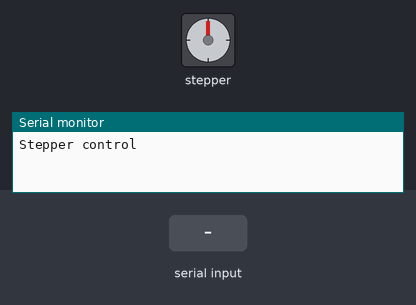
This sketch was run on a simulated Arduino Uno, built with avr-gcc and run on an emulated ATmega328P. On the bench: stepper motor, the last lines printed to the serial monitor. The inputs (shaded band) are chosen by the test bench. Stepper angles assume 2048 steps per turn.

Above: at 1.2 s.
1.3 s: "<30,150>" received over Serial
At 2.4 s:
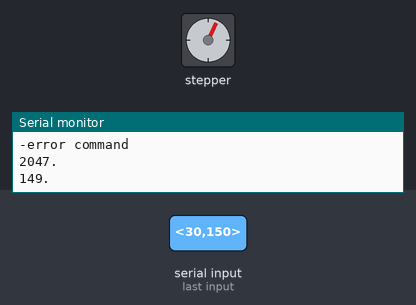
3.4 s: "<90>" received over Serial
At 4.6 s:
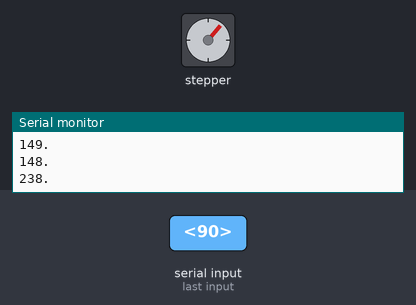
5.3 s: "<200>" received over Serial
At 7.2 s:
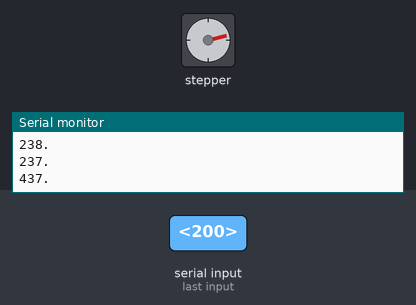
7.5 s: "<90,45>" received over Serial
At 8.8 s:
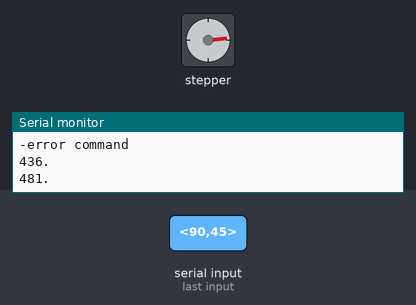
9.3 s: "<S90>" received over Serial
At 10.1 s:
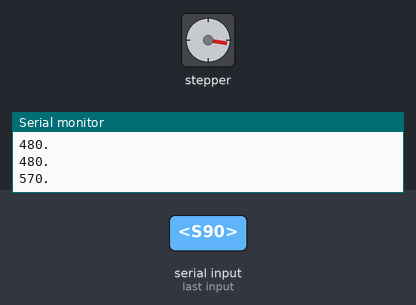
Timing chart, 0 to 12.3 s (numbered marks = the images above; inputs shaded):
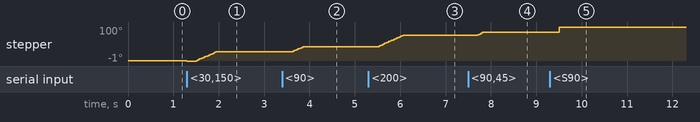

Measured:
- after the input at 3.4 s, stepper: turns 15° clockwise in 0.25 s, starting after 0.20 s
- after the input at 5.3 s, stepper: turns 35° clockwise in 0.57 s, starting after 0.20 s
- after the input at 9.3 s, stepper: turns 16° clockwise, starting after 0.20 s

The sketch:

stepperctrl.ino
```cpp
#include <Stepper.h>

Stepper stepper(2048, 2,3,4,5);

void doStep(int cnt){
  stepper.step(cnt);
}
void stepperInit() {
  stepper.setSpeed(10);
}

void setup() {
  Serial.begin(115200);
  Serial.println("Stepper control");
  stepperInit();
}

int param=0;
int cnt=0;
void loop() {

        if (Serial.available()>0) {
                int cmd = Serial.read();
                if (cmd>='0' && cmd<='9') {
                  param=param*10+cmd-'0';
                } else {
                  //Serial.print((char)cmd); Serial.print(param,DEC);
                  switch (cmd) {
                    case 'S': stepper.setSpeed(param); break;
                    case '>': case '+': if (param==0) param=1; doStep(param); cnt+=param; cnt&=2047; break;
                    case '<': case '-': if (param==0) param=1; doStep(-param); cnt-=param; cnt&=2047; break;
                    case 'C': cnt=0; break;
                    case 'T':
                      for (int i=0; i<param; i++) {
                        Serial.print(i); Serial.print(' ');
                        if (i%10==0) delay(500);
                      }
                      break;
                    default:  Serial.println("-error command"); break;
                  }
                  if (cmd=='>' || cmd=='<') delay(200);
                  Serial.print(cnt); Serial.println('.');
                  param=0;
                  //Serial.print('>');
                }
        }
}
```
